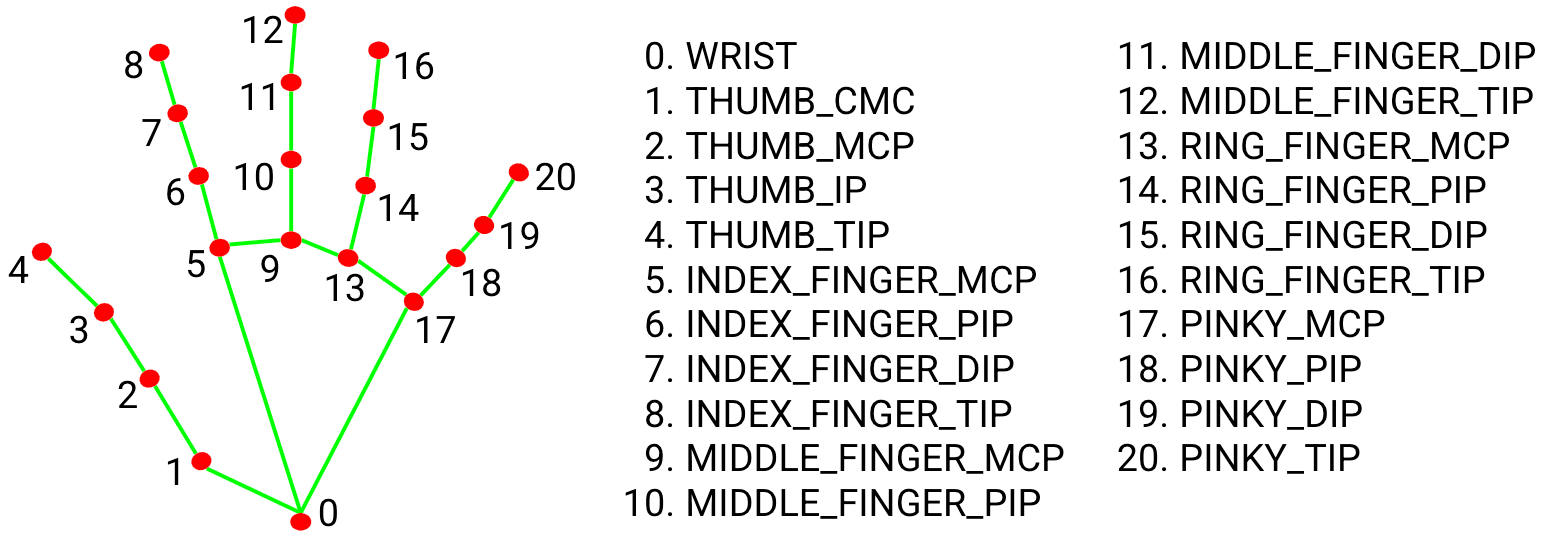
#> input picture Mediapipe/hand_landmarks.png, 1543 x 538 px, given in place of the camera
$ python gpt_without_mediapipe.py
#> lines starting #> are read from the running program, lines starting #| are printed output that depends on the picture; after the words box and inside, x2 and y2 are one past the last pixel; in counts of white or black regions, pixels touching at a corner belong together
import cv2
import numpy as np

# Define the region of interest (ROI) for hand tracking
top, right, bottom, left = 0, 0, 400, 590

# Initialize the video capture
cap = cv2.VideoCapture(0)

while cap.isOpened():
    success, frame = cap.read()
#> frame is the input picture: shape (538, 1543, 3); mean B, G, R 233.1, 234.9, 234.9
    if not success:
        break
    frame = cv2.flip(frame, 1)
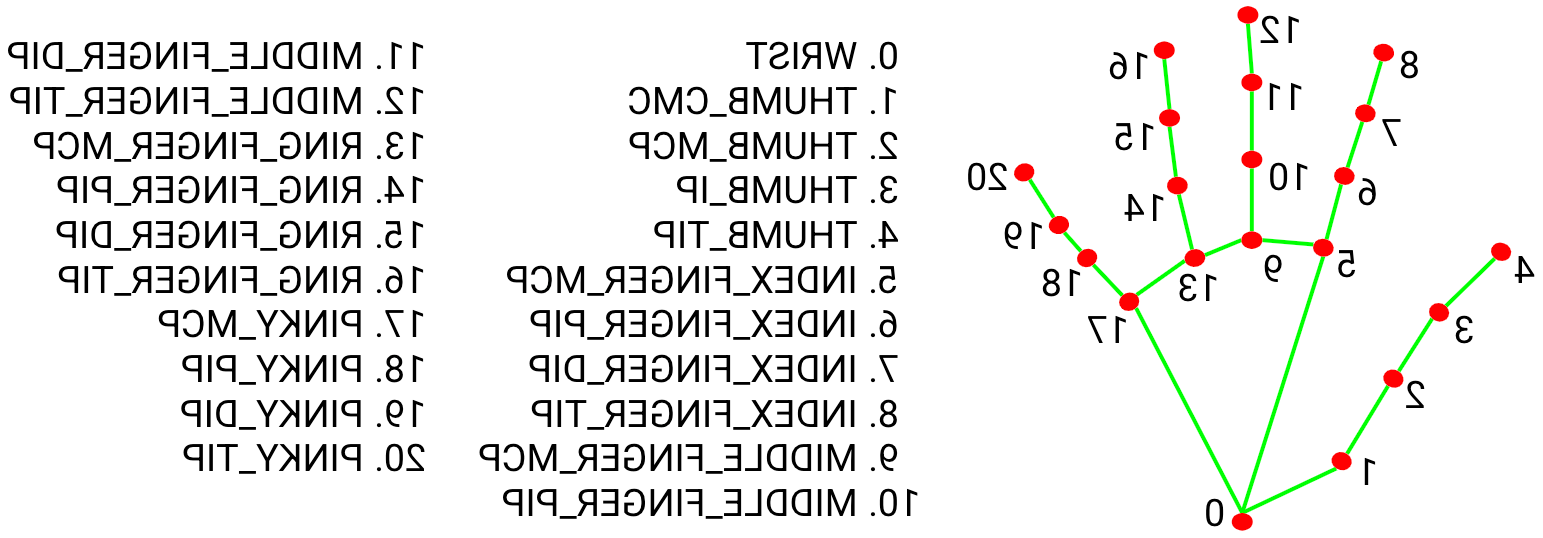
#> frame: shape (538, 1543, 3); mean B, G, R 233.1, 234.9, 234.9
    # Extract the ROI for hand tracking
    roi = frame[top:bottom, right:left]
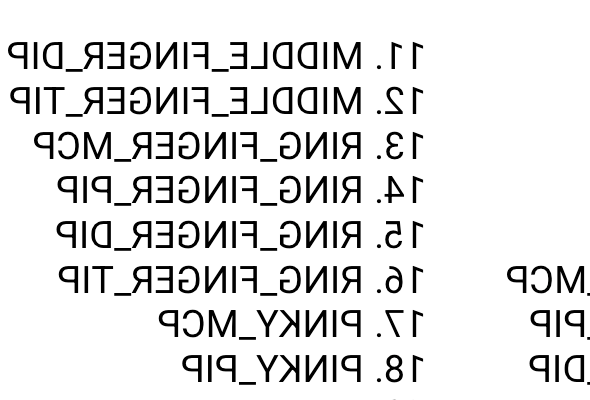
#> roi: shape (400, 590, 3); mean B, G, R 228.8, 228.8, 228.8

    # Convert the ROI to grayscale
    gray = cv2.cvtColor(roi, cv2.COLOR_BGR2GRAY)

    # Apply Gaussian blur to reduce noise
    gray_blur = cv2.GaussianBlur(gray, (15, 15), 0)
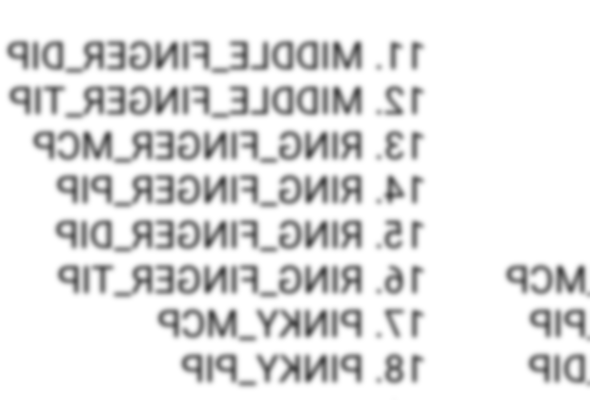
#> gray_blur: shape (400, 590); min 71, max 255, mean 228.8

    # Perform background subtraction
    _, threshold = cv2.threshold(gray_blur, 0, 255, cv2.THRESH_BINARY + cv2.THRESH_OTSU)
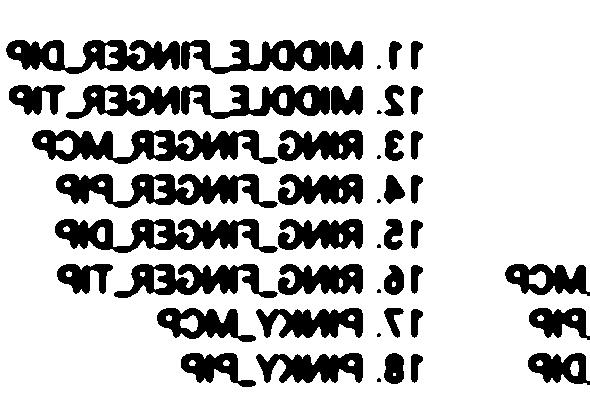
#> threshold: shape (400, 590); 76.9% white; 47 black regions (8 under 20 px)

    # Find contours in the thresholded image
    contours, _ = cv2.findContours(threshold, cv2.RETR_EXTERNAL, cv2.CHAIN_APPROX_SIMPLE)
#> contours = 7 contours; box (x1, y1, x2, y2) and area: (0, 0, 590, 400) 230208, (529, 271, 546, 288) 179, (570, 361, 579, 376) 89, (536, 360, 543, 366) 23, (537, 315, 544, 321) 23, (514, 271, 520, 277) 22, (572, 315, 578, 321) 21

    # Check if any contours are detected
    if contours:
        # Find the contour with the maximum area
        max_contour = max(contours, key=cv2.contourArea)
#> max_contour = contour of 289 points, box (x1, y1, x2, y2) (0, 0, 590, 400), area 230208

        # Find the convex hull of the contour
        hull = cv2.convexHull(max_contour)
#> hull = [[589, 0], [589, 399], [0, 399], [0, 0]]

        # Draw the contour and convex hull on the ROI
        cv2.drawContours(roi, [max_contour], 0, (0, 255, 0), 2)
        cv2.drawContours(roi, [hull], 0, (0, 0, 255), 2)
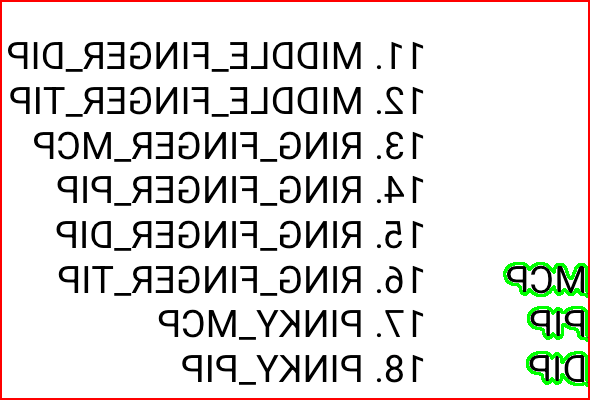
#> roi: shape (400, 590, 3); mean B, G, R 222.3, 224.6, 226.5

    # Display the resulting frame
    cv2.imshow('Hand Tracking', frame)
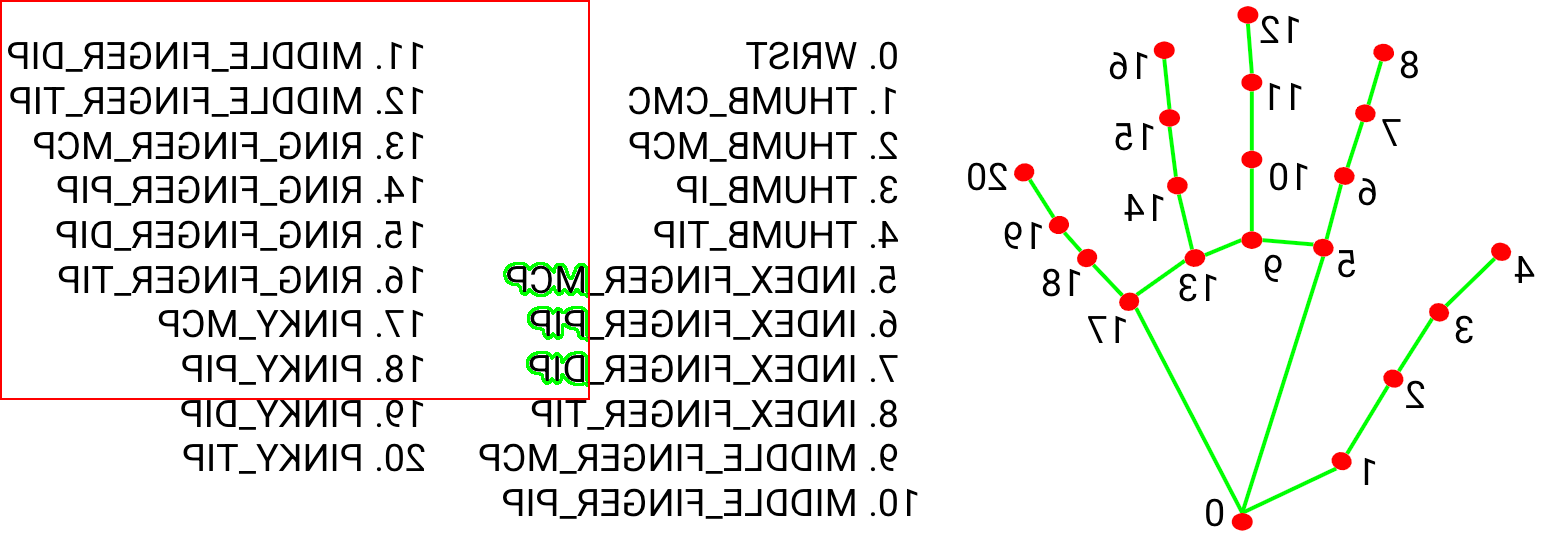
#> window 'Hand Tracking': shape (538, 1543, 3); mean B, G, R 231.2, 233.7, 234.3

    # Exit the loop by pressing 'q'
    if cv2.waitKey(1) & 0xFF == ord('q'):
#> (key q is pressed here)
        break

# Release the video capture and close all windows
cap.release()
cv2.destroyAllWindows()
